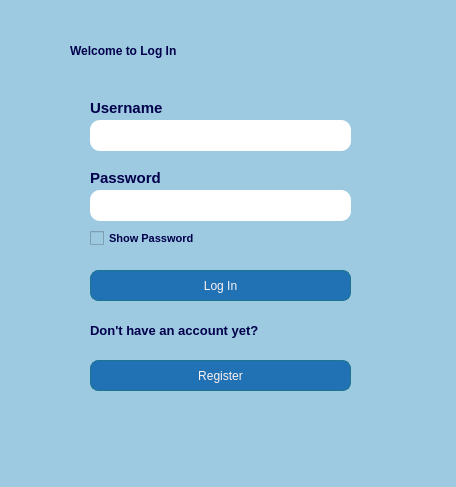
<?xml version="1.0" encoding="UTF-8"?>
<ui version="4.0">
 <class>MainWindow</class>
 <widget class="QMainWindow" name="MainWindow">
  <property name="geometry">
   <rect>
    <x>0</x>
    <y>0</y>
    <width>456</width>
    <height>487</height>
   </rect>
  </property>
  <property name="windowTitle">
   <string>MainWindow</string>
  </property>
  <property name="styleSheet">
   <string notr="true">background-color:rgb(158, 202, 225);
</string>
  </property>
  <widget class="QWidget" name="centralwidget">
   <widget class="QLabel" name="label_3">
    <property name="geometry">
     <rect>
      <x>90</x>
      <y>320</y>
      <width>191</width>
      <height>21</height>
     </rect>
    </property>
    <property name="styleSheet">
     <string notr="true">color:rgb(0, 0, 75);
font-weight:bold;
font-size:13px;</string>
    </property>
    <property name="text">
     <string>Don't have an account yet?</string>
    </property>
   </widget>
   <widget class="QLineEdit" name="password">
    <property name="geometry">
     <rect>
      <x>90</x>
      <y>190</y>
      <width>261</width>
      <height>31</height>
     </rect>
    </property>
    <property name="styleSheet">
     <string notr="true">background-color:white;
border-radius:10px;</string>
    </property>
   </widget>
   <widget class="QPushButton" name="loginBtn">
    <property name="geometry">
     <rect>
      <x>90</x>
      <y>270</y>
      <width>261</width>
      <height>31</height>
     </rect>
    </property>
    <property name="styleSheet">
     <string notr="true">border: 1px solid rgb(28, 118, 143);
font: 75 10pt &quot;MS Shell Dlg 2&quot;;
border-radius: 8px;
color:rgb(251, 243, 242);
background-color:rgb(33, 113, 181);</string>
    </property>
    <property name="text">
     <string>Log In</string>
    </property>
   </widget>
   <widget class="QLabel" name="label_2">
    <property name="geometry">
     <rect>
      <x>90</x>
      <y>170</y>
      <width>81</width>
      <height>16</height>
     </rect>
    </property>
    <property name="styleSheet">
     <string notr="true">color:rgb(0, 0, 75);
font-weight:bold;
font-size:15px;</string>
    </property>
    <property name="text">
     <string>Password</string>
    </property>
   </widget>
   <widget class="QPushButton" name="registerBtn">
    <property name="geometry">
     <rect>
      <x>90</x>
      <y>360</y>
      <width>261</width>
      <height>31</height>
     </rect>
    </property>
    <property name="styleSheet">
     <string notr="true">border: 1px solid rgb(28, 118, 143);
font: 75 10pt &quot;MS Shell Dlg 2&quot;;
border-radius: 8px;
color:rgb(251, 243, 242);
background-color:rgb(33, 113, 181);</string>
    </property>
    <property name="text">
     <string>Register</string>
    </property>
   </widget>
   <widget class="QLabel" name="label">
    <property name="geometry">
     <rect>
      <x>90</x>
      <y>100</y>
      <width>81</width>
      <height>16</height>
     </rect>
    </property>
    <property name="styleSheet">
     <string notr="true">color:rgb(0, 0, 75);
font-weight:bold;
font-size:15px;</string>
    </property>
    <property name="text">
     <string>Username</string>
    </property>
   </widget>
   <widget class="QLabel" name="label1">
    <property name="geometry">
     <rect>
      <x>70</x>
      <y>30</y>
      <width>201</width>
      <height>41</height>
     </rect>
    </property>
    <property name="styleSheet">
     <string notr="true">color:rgb(0, 0, 75);
font-weight:bold;
font: 20px &quot;Eras Bold ITC&quot;;</string>
    </property>
    <property name="text">
     <string>Welcome to Log In</string>
    </property>
   </widget>
   <widget class="QLineEdit" name="username">
    <property name="geometry">
     <rect>
      <x>90</x>
      <y>120</y>
      <width>261</width>
      <height>31</height>
     </rect>
    </property>
    <property name="styleSheet">
     <string notr="true">background-color:white;
border-radius:10px;</string>
    </property>
   </widget>
   <widget class="QCheckBox" name="showPasswordCheck">
    <property name="geometry">
     <rect>
      <x>90</x>
      <y>230</y>
      <width>121</width>
      <height>17</height>
     </rect>
    </property>
    <property name="styleSheet">
     <string notr="true">color:rgb(0, 0, 75);
font-weight:bold;
font-size:11px;</string>
    </property>
    <property name="text">
     <string>Show Password</string>
    </property>
   </widget>
  </widget>
  <widget class="QStatusBar" name="statusbar"/>
 </widget>
 <resources/>
 <connections/>
</ui>
